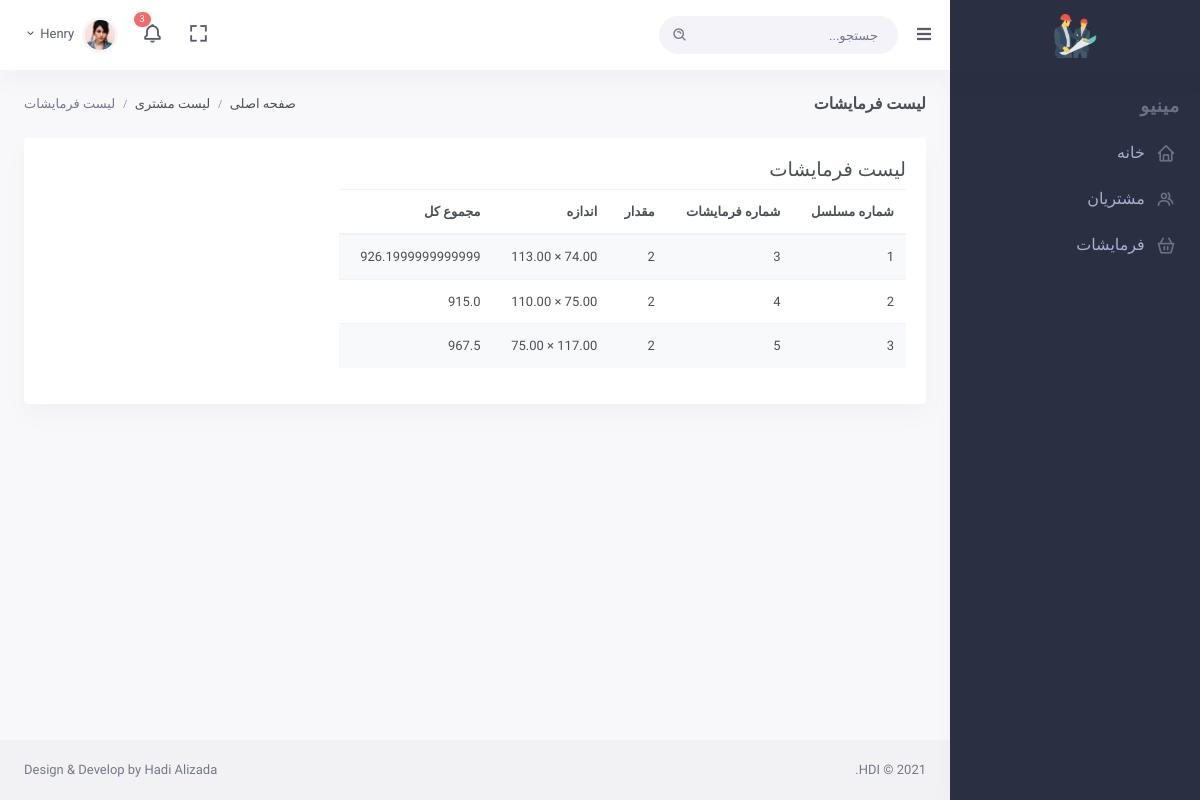
Page /customers/3/orders/all/ on the committed database.
### orders/models.py (models this page shows, shortened)
class Order(models.Model):
    customer = models.ForeignKey(
        Customer, on_delete=models.CASCADE)
    product = models.ForeignKey(
        Product, on_delete=models.CASCADE, null=True, blank=True)
    length = models.DecimalField(decimal_places=4, max_digits=10)
    height = models.DecimalField(decimal_places=4, max_digits=10)
    quantity = models.IntegerField(default=1)
    service_provider = models.ForeignKey(
        Employee, on_delete=models.SET_NULL, null=True, blank=True)
    created_at = models.DateField(auto_now_add=True)

### customers/views.py (the view)
def customer_orders(request, pk):
    customer = Customer.objects.get(pk=pk)
    bill = Bill.objects.last()
    today_orders = []
    total = 0
    paid_amount = 0
    remind_amount = 0
    d_percentage = float(bill.wasting_percentage)
    d_price = float(bill.daily_price)
    for calc in customer.order_set.all():
        width = calc.length
        height = calc.height
        size = int(width * height)
        foot = size / 900
        quantity = calc.quantity
        find_per = int((d_percentage * size/900) / 100)
        total_of_percentage = foot + find_per
        total_price = total_of_percentage * quantity * d_price
        today_orders.append({"id": calc.id, 'length': calc.length,
                            "height": calc.height,
                             "total_of_percentage": total_of_percentage, 'quantity': quantity, 'd_price': d_price,
                             "paid": bill.paid,
                             "total_price": total_price})
    for t in today_orders:
        total += t['total_price']
    context = {
        "customer": customer,
        "today_orders": today_orders,
        "total": total
    }
    return render(request, "customers/orders.html", context)

### customers/templates/customers/orders.html (shortened to what this page needs)
{% extends 'base.html' %}
{% load static %}
{% block page_title %}
لیست فرمایشات {{customer.full_name}}
{% endblock page_title %}
{% block breadcrumb %}
<ol class="breadcrumb m-0">
    <li class="breadcrumb-item"><a href="javascript: void(0);">صفحه اصلی</a></li>
    <li class="breadcrumb-item"><a href="{% url 'customer-list' %}">لیست مشتری</a></li>
    <li class="breadcrumb-item active">لیست فرمایشات {{customer.full_name}}</li>
</ol>
{% endblock breadcrumb %}
{% block content %}
<div class="row">
    <div class="col-lg-12">
        <div class="card">
            <div class="card-body">
                <div class="row">
                    <div class="col-lg-8">
                        <h4>لیست فرمایشات </h4>
                        <table class="table table-striped">
                            <thead>
                                <tr>
                                    <th>شماره مسلسل</th>
                                    <th>شماره فرمایشات</th>
                                    <th>مقدار</th>
                                    <th>اندازه</th>
                                    <th>مجموع کل</th>
                                </tr>
                            </thead>
                            <tbody>
                                {% for order in today_orders %}
                                    <tr>
                                        <td>{{forloop.counter}}</td>
                                        <td>{{order.id}}</td>
                                        <td>{{order.quantity}}</td>
                                        <td>{{order.length|floatformat:"2"}} &times; {{order.height|floatformat:"2"}}</td>
                                        <td>
                                            {{order.total_price}}
                                        </td>
                                    </tr>
                                {% empty %}
                                    <tr>
                                    <p class="alert alert-info text-center">هیچ فرمایشی برای امروز ثبت نشده</p>
                                    </tr>
                                {% endfor %}
                            </tbody>
                        </table>
                    </div>
                </div>
            </div>
        </div>
    </div>
</div>
{% endblock content %}

### templates/base.html (style rules this page uses)
body { font-family: 'Readex Pro', sans-serif; }

### rows in the picture
Order: height "113.00"
Order: height "110.00"
Order: height "75.00"

### other values in the picture
{{ order.id }} "3" "4" "5"
{{ order.quantity }} "2" "2" "2"
{{ order.total_price }} "926.1999999999999" "915.0" "967.5"
